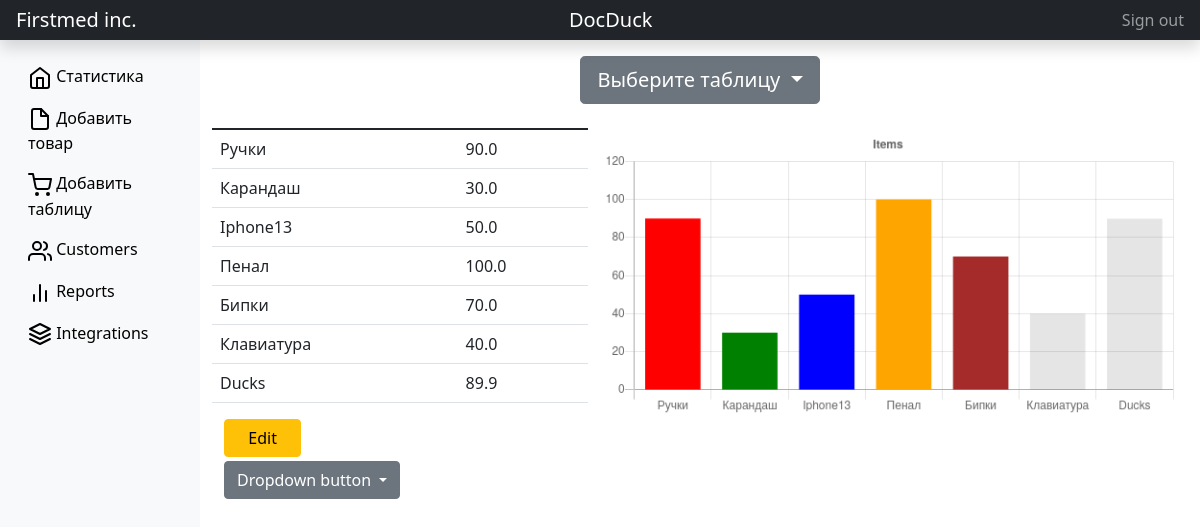
Screenshot of /viewer (signed in) with the database file from the repository.
### Httpapp/models.py (models this page shows, shortened)
class User (db.Model, UserMixin):
    id = db.Column(db.Integer, primary_key=True)
    login = db.Column(db.String(100), nullable=False, unique=True)
    password = db.Column(db.String(100), nullable=False,)
    is_Admin = db.Column(db.Boolean, default=False)

class Items(db.Model):
    id = db.Column(db.Integer, primary_key=True)
    name = db.Column(db.String(100), nullable=False)
    price = db.Column(db.Float(100), nullable=False)
    amount = db.Column()

### Httpapp/roots.py (the view, shortened to what this page needs)
@apps.route('/viewer', methods=['POST', 'GET'])
@login_required
def viewer():
    items = Items.query.order_by(Items.id).all()
    return render_template("viewer.html", items=items)

### Httpapp/roots.py (called while the page is built)
@manager.user_loader
def load_user(user_id):
    return User.query.get(user_id)

### Httpapp/templates/viewer.html (shortened to what this page needs)
{% extends 'base.html' %}
{% block body %}
    <div class="row">
        <table class="table col">
            <tbody>
            {% for el in items %}
                <tr>
                    <td>{{ el.name }}</td>
                    <td>{{ el.price }}</td>
                </tr>
            {% endfor %}
            </tbody>
        </table>
        <canvas id="1chart" draggable="true" style="width:100%; max-width:600px"></canvas>
        <div class="row">
            <a href="editviewer">
                <button class="btn btn-warning col-1">Edit</button>
            </a>
            <div class="dropdown mt-1">
                <button class="btn btn-secondary dropdown-toggle" type="button" id="dropdownMenuButton1"
                        data-bs-toggle="dropdown" aria-expanded="false">Dropdown button
                </button>
            </div>
        </div>
        <script>
            var xValues = [{% for el in items %}"{{ el.name }}",{% endfor %}];
            var yValues = [{% for el in items %}{{ el.price }}, {% endfor %}];
            var barColors = ["red", "green", "blue", "orange", "brown"];
            new Chart("1chart", {
                type: "bar",
                data: {
                    labels: xValues,
                    datasets: [{
                        backgroundColor: barColors,
                        data: yValues
                    }]
                },
                options: {
                    legend: {display: false},
                    title: {
                        display: true,
                        text: "Items"
                    },
                    scales: {
                        yAxes: [{ticks: {min: 0, max: 120}}],
                    }
                }
            });
        </script>
    </div>
{% endblock %}

### Httpapp/templates/base.html (shortened to what this page needs)
<head>
    <link rel="stylesheet" href="{{ url_for('static', filename="css/bootstrap.css") }}">
     <link rel="stylesheet" href="{{ url_for('static', filename="css/main.css") }}">
    <link rel="stylesheet" href="https://cdn.jsdelivr.net/npm/charts.css/dist/charts.min.css">
</head>
<body>
<header class="navbar navbar-dark sticky-top bg-dark flex-md-nowrap p-0 shadow">
    <a class="navbar-brand col-md-3 col-lg-1 me-0 px-3" href="#">Firstmed inc.</a>
    <a class="navbar-brand col-md-3 col-lg-1 me-0 px-3" href="#">{{ current_user.login }}</a>
    <div class="navbar-nav">
        <div class="nav-item text-nowrap">
            <a class="nav-link px-3" href="{{ url_for("logout") }}">Sign out</a>
        </div>
    </div>
</header>
<div class="container-fluid">
    <div class="row" style="height: 100%">
        <nav id="sidebarMenu" class="col-md-3 col-lg-2 d-md-block bg-light sidebar collapse">
            <div class="position-sticky pt-3">
                <ul class="nav flex-column">
                    <li class="nav-item">
                        <a class="nav-link active" aria-current="page" href="viewer">
                            Статистика
                        </a>
                    </li>
                    <li class="nav-item">
                        <a class="nav-link" href="adprod">
                            Добавить товар
                        </a>
                    </li>
                    <li class="nav-item">
                        <a class="nav-link" href="{{ url_for("addtable") }}">
                            Добавить таблицу
                        </a>
                    </li>
                    <li class="nav-item">
                        <a class="nav-link" href="#">
                            Customers
                        </a>
                    </li>
                    <li class="nav-item">
                        <a class="nav-link" href="#">
                            Reports
                        </a>
                    </li>
                    <li class="nav-item">
                        <a class="nav-link" href="#">
                            Integrations
                        </a>
                    </li>
                </ul>
            </div>
        </nav>
        <main class="col-md-9 ms-sm-auto col-lg-10 px-md-4">
            <div class="d-flex justify-content-center flex-wrap flex-md-nowrap align-items-center pt-3 pb-2 mb-3 ">
                <div class="btn-group ">
                    <button class="btn btn-secondary btn-lg dropdown-toggle" type="button" data-bs-toggle="dropdown"
                            aria-expanded="false">
                        Выберите таблицу
                    </button>
                </div>
            </div>
            {% block body %} {% endblock %}
        </main>
    </div>
</div>
</body>

### rows the page displays
User: login "DocDuck"
Items: name "Ручки", price "90.0"
Items: name "Карандаш", price "30.0"
Items: name "Iphone13", price "50.0"
Items: name "Пенал", price "100.0"
Items: name "Бипки", price "70.0"
Items: name "Клавиатура", price "40.0"
Items: name "Ducks", price "89.9"

### other values shown
chart data {{ el.name }} Ручки, Карандаш, Iphone13, Пенал, Бипки, Клавиатура, Ducks
chart data {{ el.price }} 90.0, 30.0, 50.0, 100.0, 70.0, 40.0, 89.9
